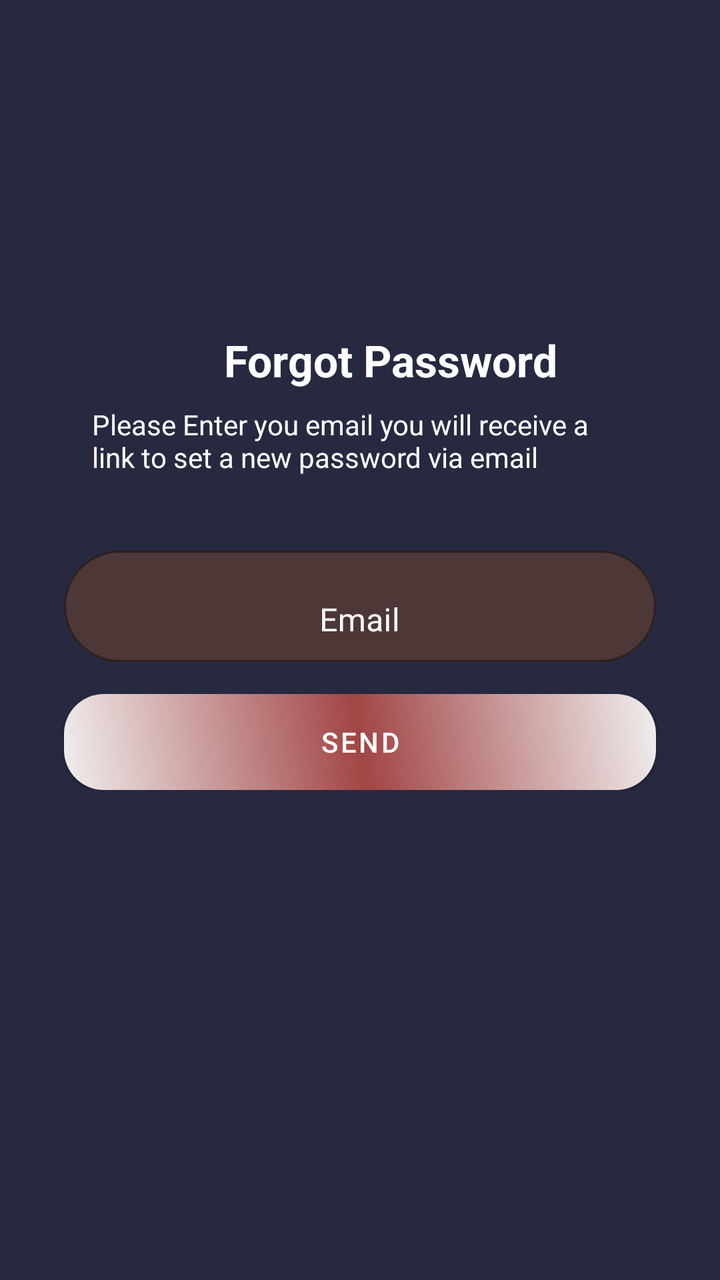
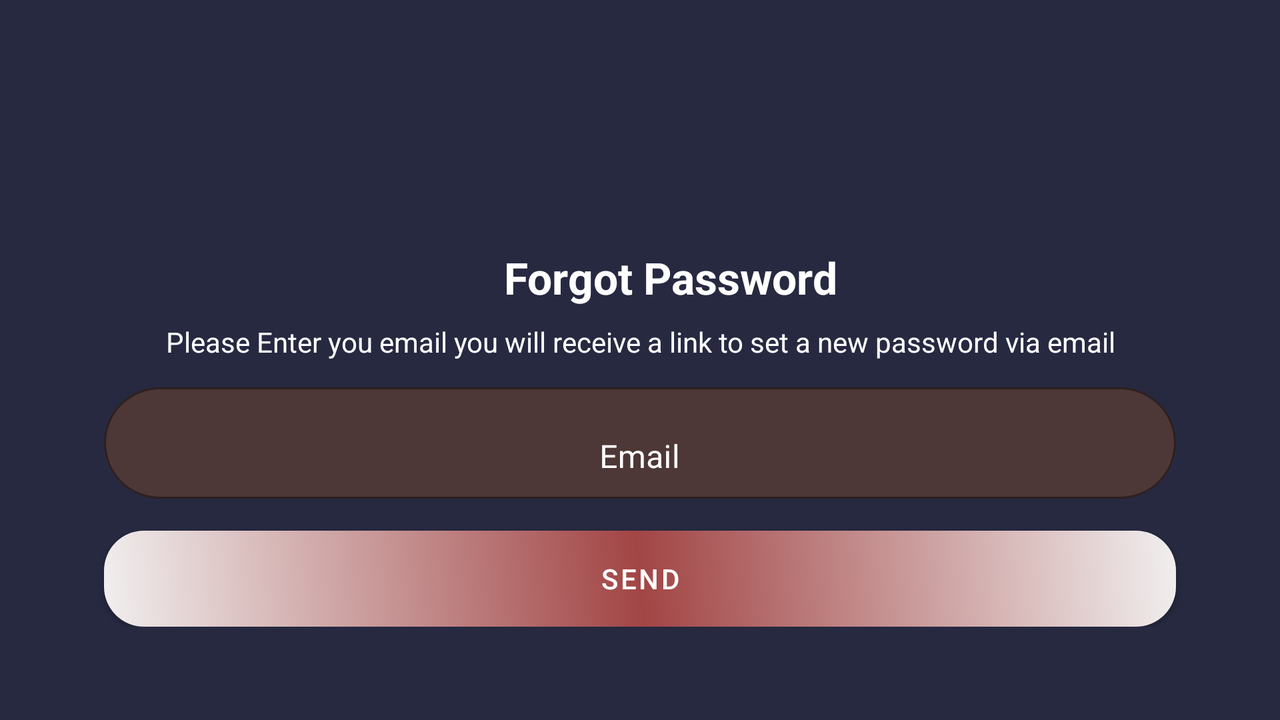

Compare how this app lays out the same screen by default and in its alternative resource folder. The renders come first, then the two layout files and the values they reference.
<!-- AndroidManifest.xml: application theme Theme.SaveTheNight -->
<!-- res/layout/fragment_forgot_password.xml -->
<?xml version="1.0" encoding="utf-8"?>
<androidx.constraintlayout.widget.ConstraintLayout xmlns:android="http://schemas.android.com/apk/res/android"
    xmlns:app="http://schemas.android.com/apk/res-auto"
    xmlns:tools="http://schemas.android.com/tools"
    android:layout_width="match_parent"
    android:layout_height="match_parent"
    android:background="@color/dash_bg"
    tools:context=".ui.forgotPassword.ForgotPasswordFragment">

    <LinearLayout
        android:id="@+id/linearLayout"
        android:layout_width="match_parent"
        android:layout_height="wrap_content"
        android:layout_marginStart="16dp"
        android:layout_marginEnd="16dp"
        android:orientation="vertical"
        app:layout_constraintBottom_toBottomOf="parent"
        app:layout_constraintEnd_toEndOf="parent"
        app:layout_constraintHorizontal_bias="0.5"
        app:layout_constraintStart_toStartOf="parent"
        app:layout_constraintTop_toTopOf="parent"
        app:layout_constraintVertical_bias="0.100000024">

        <ImageButton
            android:id="@+id/close"
            android:layout_width="wrap_content"
            android:layout_height="wrap_content"
            android:layout_gravity="start|left"
            android:layout_margin="20dp"
            android:layout_marginStart="112dp"
            android:layout_marginBottom="4dp"
            android:background="#00000000"
            android:clickable="true"
            android:contentDescription="@string/close"
            android:minWidth="48dp"
            android:minHeight="48dp"
            android:src="@drawable/ic_close" />


        <TextView
            android:layout_width="match_parent"
            android:layout_height="wrap_content"
            android:layout_marginStart="30dp"
            android:layout_marginTop="50dp"
            android:layout_marginBottom="8dp"
            android:gravity="center"
            android:text="@string/forgot_password"
            android:textAppearance="@style/TextAppearance.AppCompat.Large"
            android:textColor="@color/white"
            android:textStyle="bold" />

        <TextView
            android:layout_width="match_parent"
            android:layout_height="wrap_content"
            android:layout_marginStart="30dp"
            android:layout_marginEnd="30dp"
            android:text="@string/reset_password_description"
            android:textColor="@color/white" />

        <com.google.android.material.textfield.TextInputLayout
            android:id="@+id/emailInputLayout"
            android:layout_width="match_parent"
            android:layout_height="wrap_content"
            android:layout_marginStart="16dp"
            android:layout_marginTop="32dp"
            android:layout_marginEnd="16dp"
            android:layout_marginBottom="8dp"
            android:outlineProvider="background"

            android:textColorHint="@color/white"
            app:boxBackgroundColor="@color/text_field_bg"
            app:boxBackgroundMode="outline"
            app:boxCornerRadiusBottomEnd="30dp"
            app:boxCornerRadiusBottomStart="30dp"
            app:boxCornerRadiusTopEnd="30dp"
            app:boxCornerRadiusTopStart="30dp">

            <com.google.android.material.textfield.TextInputEditText
                android:layout_width="match_parent"
                android:layout_height="wrap_content"
                android:gravity="center"
                android:hint="Email"
                android:inputType="textEmailAddress"
                android:maxLines="1" />

        </com.google.android.material.textfield.TextInputLayout>


        <Button
            android:id="@+id/sendButton"
            android:layout_width="match_parent"
            android:layout_height="wrap_content"
            android:layout_marginStart="16dp"
            android:layout_marginTop="8dp"
            android:layout_marginEnd="16dp"
            android:background="@drawable/signup_button"
            android:text="send"
            app:backgroundTint="@null" />


    </LinearLayout>

</androidx.constraintlayout.widget.ConstraintLayout>
<!-- resources referenced by this layout -->
<resources>
  <color name="dash_bg">#262940</color>
  <color name="text_field_bg">#4D3737</color>
  <color name="white">#FFFFFFFF</color>
  <!-- drawable signup_button (drawable) -->
  <?xml version="1.0" encoding="utf-8"?>
  <shape xmlns:android="http://schemas.android.com/apk/res/android">
  
      <corners android:radius="20dp" />
      <gradient
          android:angle="45"
          android:centerColor="#A24545"
          android:centerX="50%"
          android:centerY="50%"
          android:endColor="#F1EFEF"
          android:gradientRadius="50%"
          android:startColor="#F1EFEF"
          android:type="linear" />
  
  </shape>
  <string name="close">close</string>
  <string name="forgot_password">Forgot Password</string>
  <string name="reset_password_description">Please Enter you email you will receive a link to set a new password via email</string>
  <style name="Theme.SaveTheNight" parent="Theme.MaterialComponents.DayNight.NoActionBar">
          
          <item name="colorPrimary">@color/purple_200</item>
          <item name="colorPrimaryVariant">@color/dash_bg</item>
          <item name="colorOnPrimary">@color/white</item>
          
          <item name="colorSecondary">@color/teal_200</item>
          <item name="colorSecondaryVariant">@color/teal_700</item>
          <item name="colorOnSecondary">@color/black</item>
          
          <item name="android:statusBarColor" tools:targetApi="l">?attr/colorPrimaryVariant</item>
          
      </style>
  <color name="purple_200">#FFBB86FC</color>
  <color name="teal_200">#FF03DAC5</color>
  <color name="teal_700">#FF018786</color>
  <color name="black">#FF000000</color>
</resources>
<!-- res/layout-land/fragment_forgot_password.xml (the repository's variant of the layout above) -->
<!-- drawn on the phone turned sideways -->
<?xml version="1.0" encoding="utf-8"?>
<ScrollView xmlns:app="http://schemas.android.com/apk/res-auto"
    xmlns:android="http://schemas.android.com/apk/res/android"
    xmlns:tools="http://schemas.android.com/tools"
    android:layout_width="match_parent"
    android:background="@color/dash_bg"
    android:layout_height="match_parent">

    <androidx.constraintlayout.widget.ConstraintLayout
        android:layout_width="match_parent"
        android:layout_height="match_parent"
        android:background="@color/dash_bg"
        tools:context=".ui.forgotPassword.ForgotPasswordFragment">

        <LinearLayout
            android:id="@+id/linearLayout"
            android:layout_width="match_parent"
            android:layout_height="wrap_content"
            android:layout_marginStart="16dp"
            android:padding="20dp"
            android:layout_marginEnd="16dp"
            android:orientation="vertical"
            app:layout_constraintBottom_toBottomOf="parent"
            app:layout_constraintEnd_toEndOf="parent"
            app:layout_constraintHorizontal_bias="0.5"
            app:layout_constraintStart_toStartOf="parent"
            app:layout_constraintTop_toTopOf="parent"
            app:layout_constraintVertical_bias="0.0">

            <ImageButton
                android:id="@+id/close"
                android:layout_width="wrap_content"
                android:layout_height="wrap_content"
                android:layout_gravity="start|left"
                android:layout_margin="20dp"
                android:layout_marginStart="112dp"
                android:layout_marginBottom="4dp"
                android:background="#00000000"
                android:clickable="true"
                android:contentDescription="@string/close"
                android:minWidth="48dp"
                android:minHeight="48dp"
                android:src="@drawable/ic_baseline_arrow_back_24" />


            <TextView
                android:layout_width="match_parent"
                android:layout_height="wrap_content"
                android:layout_marginStart="30dp"
                android:layout_marginTop="16dp"
                android:layout_marginBottom="8dp"
                android:gravity="center"
                android:text="@string/forgot_password"
                android:textAppearance="@style/TextAppearance.AppCompat.Large"
                android:textColor="@color/white"
                android:textStyle="bold" />

            <TextView
                android:layout_width="match_parent"
                android:layout_height="wrap_content"
                android:layout_gravity="center"
                android:layout_marginStart="30dp"
                android:layout_marginEnd="30dp"
                android:gravity="center"
                android:text="@string/reset_password_description"
                android:textColor="@color/white" />

            <com.google.android.material.textfield.TextInputLayout
                android:id="@+id/emailInputLayout"
                android:layout_width="match_parent"
                android:layout_height="wrap_content"
                android:layout_gravity="center"
                android:layout_marginStart="16dp"
                android:layout_marginTop="8dp"
                android:layout_marginEnd="16dp"
                android:layout_marginBottom="8dp"
                android:outlineProvider="background"
                android:textColorHint="@color/white"
                app:boxBackgroundColor="@color/text_field_bg"
                app:boxBackgroundMode="outline"
                app:boxCornerRadiusBottomEnd="30dp"
                app:boxCornerRadiusBottomStart="30dp"
                app:boxCornerRadiusTopEnd="30dp"
                app:boxCornerRadiusTopStart="30dp">

                <com.google.android.material.textfield.TextInputEditText
                    android:layout_width="match_parent"
                    android:layout_height="wrap_content"
                    android:gravity="center"
                    android:hint="Email"
                    android:inputType="textEmailAddress"
                    android:maxLines="1" />

            </com.google.android.material.textfield.TextInputLayout>


            <Button
                android:id="@+id/sendButton"
                android:layout_width="match_parent"
                android:layout_height="wrap_content"
                android:layout_marginStart="16dp"
                android:layout_marginTop="8dp"
                android:layout_marginEnd="16dp"
                android:background="@drawable/signup_button"
                android:text="send"
                app:backgroundTint="@null" />


        </LinearLayout>

    </androidx.constraintlayout.widget.ConstraintLayout>
</ScrollView>
